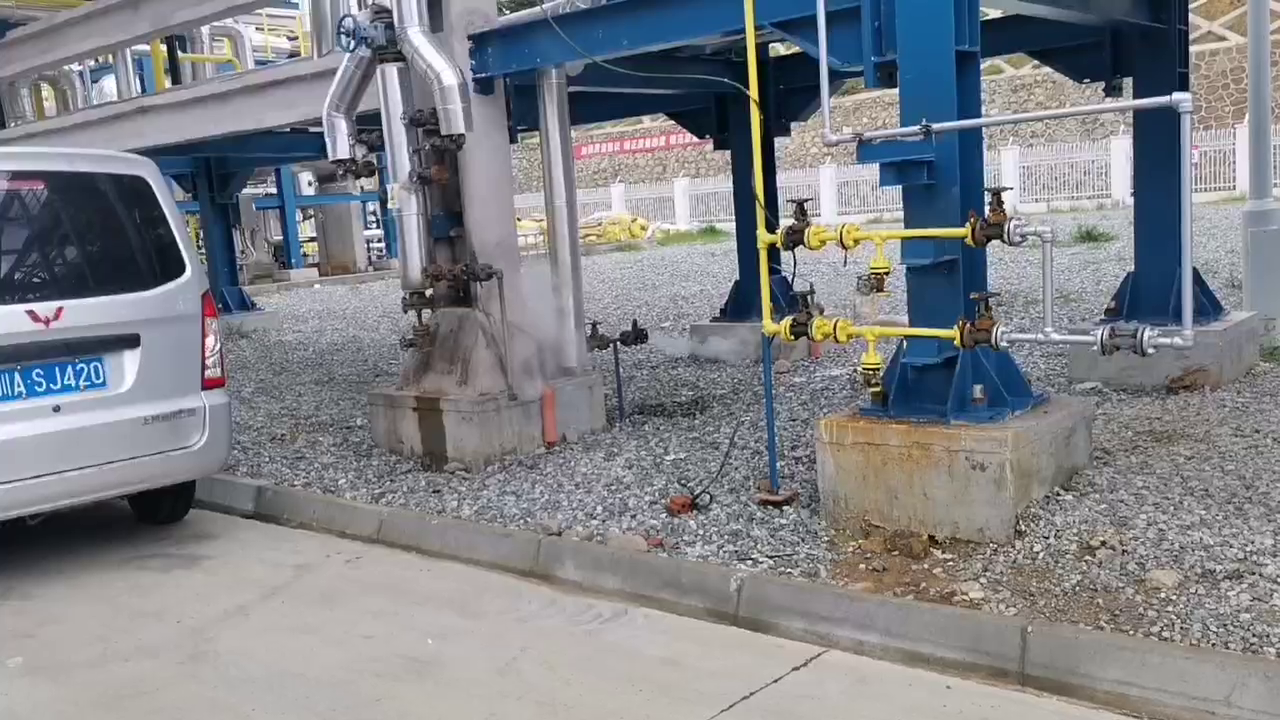
#> input picture frame 30 of OpenCV应用项目/帧差法/gas.mp4, 1280 x 720 px, given in place of the camera
$ python diff_frame_3_add.py
#> lines starting #> are read from the running program, lines starting #| are printed output that depends on the picture; after the words box and inside, x2 and y2 are one past the last pixel; in counts of white or black regions, pixels touching at a corner belong together
'''
@FileName   :diff_frame_3_add.py
@Description:三帧差分求和
@Date       :2022/11/03 09:03:13
@Author     :daito
@Website    :Https://github.com/zhd5120153951
@Copyright  :daito
@License    :None
@version    :1.0
@Email      :2462491568@qq.com
'''

import cv2
import numpy as np

# 没有背景减除--因为背景一般不会动--帧差后为0--但也会影响效果


# [46 lines left out: function diff_3frame_add, not called in this run]


# 增加背景减除--边缘检测挺好的

def diff_frame_nobkg(videopath):
#> called with videopath = 0
    cap = cv2.VideoCapture(videopath)
    kernel = cv2.getStructuringElement(cv2.MORPH_ELLIPSE, (5, 5))
    fbkg = cv2.createBackgroundSubtractorMOG2()
    fourcc = cv2.VideoWriter_fourcc(*'XVID')
    # frame1 = np.zeros((640, 480))
    out = cv2.VideoWriter('test.avi', fourcc, 10, (640, 480))
    kernel = cv2.getStructuringElement(cv2.MORPH_ELLIPSE, (5, 5))

    while cap.isOpened():
        ret, frame = cap.read()
#> frame is the input picture: shape (720, 1280, 3); mean B, G, R 135.8, 130.8, 128.7
        if not ret:
            break
        cv2.imshow('ori', frame)
        k = cv2.waitKey(30) & 0xff
#> (key q is pressed here)
        if k == 27:
            break

        fmask = fbkg.apply(frame)
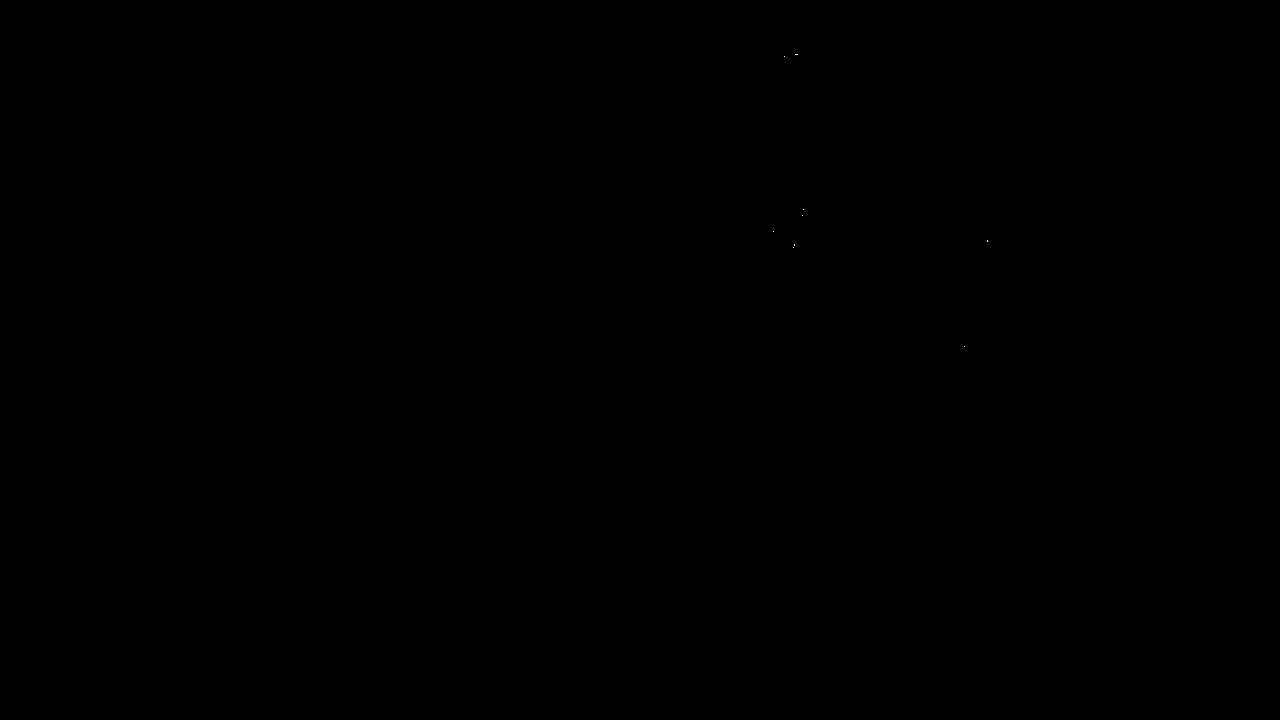
#> fmask: shape (720, 1280); values 127 (black) and 255 (white), 0% white in thin lines or dots, all inside (x1, y1, x2, y2) = (773, 54, 988, 347)

        mask = cv2.morphologyEx(fmask, cv2.MORPH_OPEN, kernel)
#> mask: shape (720, 1280); every value is 127
        cv2.imshow('mask', mask)
        k = cv2.waitKey(30) & 0xff
#> (key q is pressed here)
        if k == 27:
            break

        contours, _ = cv2.findContours(
            fmask.copy(), cv2.RETR_EXTERNAL, cv2.CHAIN_APPROX_SIMPLE)
#> contours = [[[0, 0], [0, 719], [1279, 719], [1279, 0]]]
        for contour in contours:
            if 1000 < cv2.contourArea(contour) < 2000:
                x, y, w, h = cv2.boundingRect(contour)
                cv2.rectangle(frame, (x, y), (x+w, y+h), (0, 255, 0), 1)
            out.write(frame)
#> this loop made 1 pass
#> contour on pass 1: [[0, 0], [0, 719], [1279, 719], [1279, 0]]
    out.release()
    cap.release()
    cv2.destroyAllWindows()


if __name__ == '__main__':
    # diff_3frame_add(0)
    diff_frame_nobkg(0)
